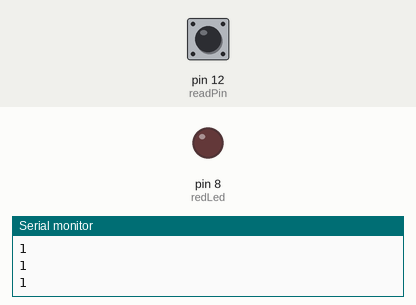
A sketch run on a simulated Arduino Uno, built with avr-gcc and run on an emulated ATmega328P. On the bench: output pins drawn as LEDs (lit = HIGH), the last lines printed to the serial monitor. Dashed ring = blinking. Inputs (shaded band) come from the test bench; at power-on: pin 12 (readPin) HIGH.

Above: at 1.2 s.
1.3 s: pin 12 (readPin) pulsed LOW 5 times (0.12 s each, 0.3 s apart)
At 1.85 s:
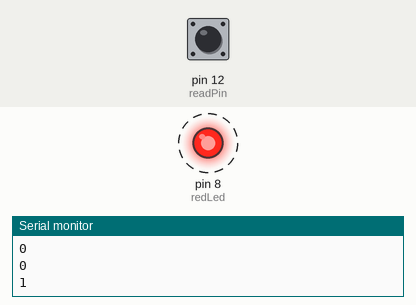
4.3 s: pin 12 (readPin) driven LOW
At 5.8 s:
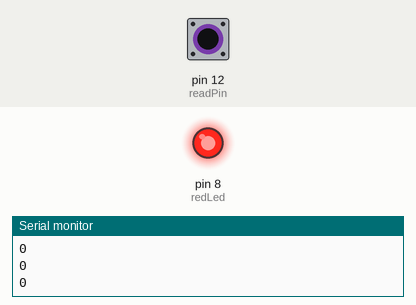
Timing chart, 0 to 7.3 s (numbered marks = the images above; inputs shaded):
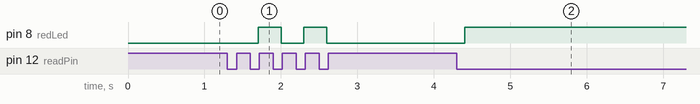

Measured:
- after the input at 1.3 s, pin 8 (redLed): alternates HIGH for 0.30 s and LOW for 0.30 s, 4 changes in all, then stays LOW, starting after 0.40 s
- after the input at 4.3 s, pin 8 (redLed): LOW → HIGH after 0.10 s

The sketch:

sketch_switches_3.ino
```cpp
// this version will keep on or off

int redLed=8;
int readPin=12;
int buttonRead;
int dt=100;
bool button=true;
bool restarter=true;


void setup() {
  Serial.begin(9600);
  pinMode(redLed,OUTPUT);
  pinMode(readPin,INPUT);
}

void loop() {
  buttonRead=digitalRead(readPin);
  Serial.println(buttonRead);
  delay(dt);

  if (restarter == true)
  {
    if (buttonRead == 0)
    {
      button = !button;
      if (button == true)
      {
        digitalWrite(redLed,HIGH);
      }
      else if (button == false)
      {
        digitalWrite(redLed,LOW);
      }
      restarter = false;
    }

  }

  if (buttonRead == 1)
  {
    restarter = true;
  }


}
```
